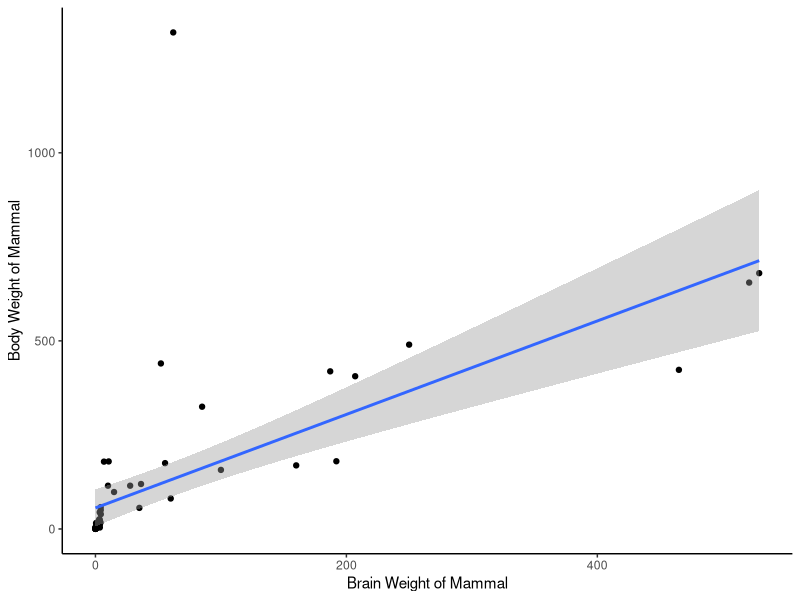

The R script that drew this image:
#Exercise 10 Problem 1
#By: Joseph Day

#First, import data on two variables from a text file. I've included the file I read into in this repository

#The data is two variables of average brain weight and body weight for different mammals

#Url:
#https://people.sc.fsu.edu/~jburkardt/datasets/regression/x01.txt

#Setting the working directory and importing the data

setwd("C:/Users/jday7/Onedrive/Desktop/Biocomputing2020_Tutorial12")

data <- read.csv("Brain_Body.txt", header = TRUE)

#Importing the needed packages

library(ggplot2)
library(cowplot)

#Creating our scatter plot

ggplot(data, aes(x = Brain_Weight, y = Body_Weight)) +
  geom_point() +
  
  #Making a theme
  theme_classic() +
  
  #Labeling Axis
  xlab("Brain Weight of Mammal") +
  ylab("Body Weight of Mammal") +
  
  #Adding a linear trend line
  stat_smooth(method = "lm")
